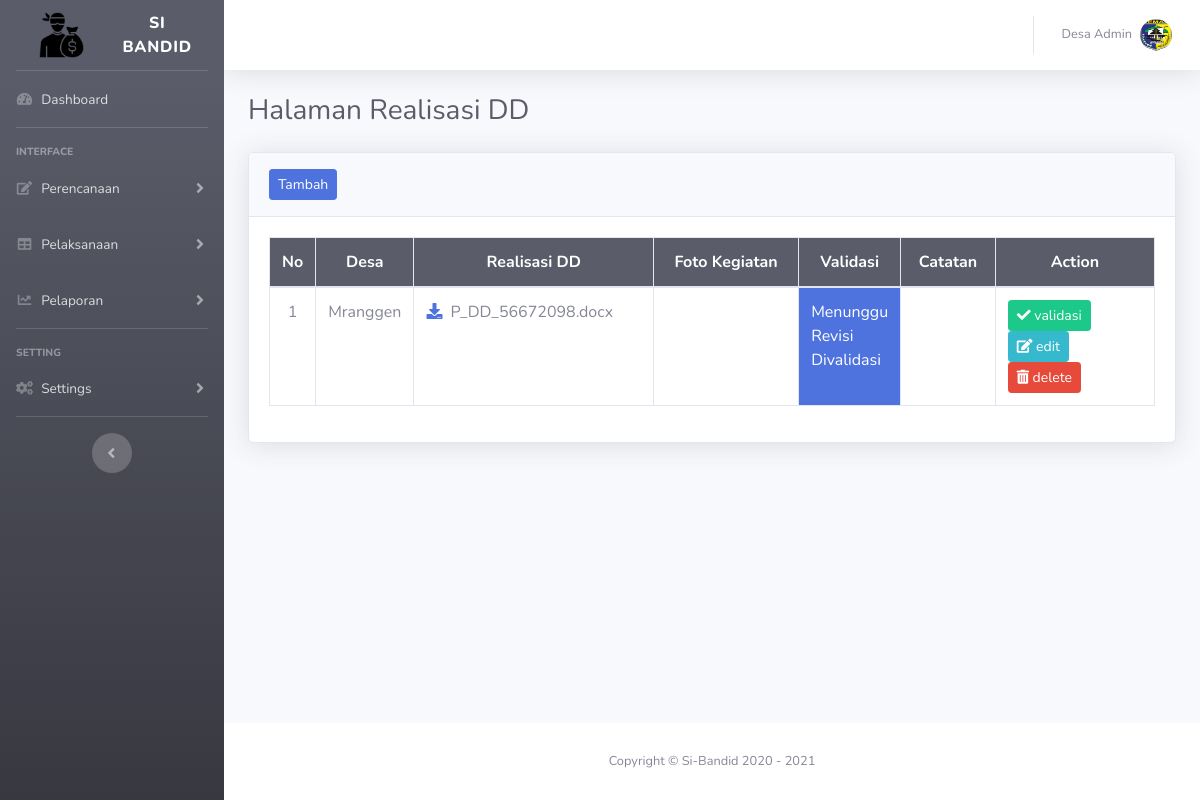
The app's page /index.php?page=p_dd (signed in) with its own data.
### tables this page shows
CREATE TABLE `tb_realisasi_dd` (
  `id_realisasi_dd` int(11) NOT NULL,
  `realisasi_dd` varchar(100) NOT NULL,
  `foto_dd_1` varchar(100) NOT NULL,
  `foto_dd_2` varchar(100) NOT NULL,
  `foto_dd_3` varchar(100) NOT NULL,
  `foto_dd_4` varchar(100) NOT NULL,
  `id_user` int(11) NOT NULL,
  `tahun` year(4) NOT NULL,
  `validasi` varchar(50) NOT NULL,
  `catatan` text NOT NULL
);

CREATE TABLE `tb_user` (
  `id_user` int(11) NOT NULL,
  `username` varchar(50) NOT NULL,
  `password` varchar(255) NOT NULL,
  `nama_user` varchar(50) NOT NULL,
  `level` enum('admin','user') NOT NULL
);

### page/pelaksanaan/dd/p_dd.php (the view, shortened to what this page needs)
<h1 class="h3 mb-4 text-gray-800">Halaman Realisasi DD</h1>
<div class="card shadow mb-4">
  <div class="card-header py-3">
    <a href="#" class="btn btn-sm btn-primary" data-toggle="modal" data-target="#add_p_ddModal">Tambah</a>
  </div>
  <div class="card-body">
    <div class="table-responsive">
      <table class="table table-bordered" id="dataTable" width="100%" cellspacing="0">
        <thead class="bg-dark text-white">
          <tr>
            <th width="3%" class="text-center  align-middle">No</th>
            <th width="5%" class="text-center  align-middle">Desa</th>
            <th class="text-center  align-middle">Realisasi DD</th>
            <th class="text-center  align-middle">Foto Kegiatan</th>
            <th width="5%" class="text-center  align-middle">Validasi</th>
            <th class="text-center  align-middle">Catatan</th>
            <th width="18%" class="text-center  align-middle">Action</th>
          </tr>
        </thead>
        <tbody>
          <?php
          include "asset/inc/config.php";
          $tahun = $_SESSION['tahun'];
          if ($_SESSION['level']=="admin") {
             $query = "SELECT * FROM tb_realisasi_dd
                      INNER JOIN tb_user ON tb_realisasi_dd.id_user = tb_user.id_user AND tahun='$tahun' ORDER BY id_realisasi_dd DESC";
            $result = mysqli_query($koneksi, $query);
          }
            $no = 1;
            while($data = mysqli_fetch_assoc($result))
            {
            ?>
          <tr>
            <td class="text-center"><?php echo "$no"; ?></td>
            <td><?php echo $data['nama_user']; ?></td>
            <td>
              <a href="page/pelaksanaan/dd/file/p_dd/<?php echo $data['realisasi_dd']; ?>">
              <i class="fas fa-download" id="downloadp_dd">&nbsp;&nbsp;</i></a><?php echo $data['realisasi_dd']; ?>
            </td>
            <td>
               <br>
            </td>
            <?php
              $validasi = $data['validasi'];
              $jumlah_karakter    =strlen($validasi);
              if ($jumlah_karakter == 6) {
              $color = "class='bg-danger text-white';";
              }
              elseif ($jumlah_karakter == 8){
              $color = "class='bg-success text-white';";
              }
              elseif ($jumlah_karakter == 17){
              $color = "class='bg-info text-white';";
              }
              elseif ($jumlah_karakter ){
              $color = "class='bg-primary text-white';";
              }
              ?>
            <td <?= $color ?> ><?php echo $validasi; ?></td>
            <td><?php echo $data['catatan']; ?></td>
            <td>
              <?php
                if ($_SESSION['level']=="admin") {
                 echo ''?> <a href="#" class="btn btn-sm btn-success validasi" data-toggle="modal" data-target="#p_ddModal"
                      data-idrealisasi_dd="<?php echo $data["id_realisasi_dd"];?>"
                      data-valid="<?php echo $data["validasi"];?>"
                      data-catat="<?php echo $data["catatan"];?>"
                      ><i class="fas fa-check"></i> validasi</a>
                <?php  ;
                }else{
                 echo '';
                }
               ?>
              <a href="#" class="btn btn-sm btn-info edit" data-toggle="modal" data-target="#edit_p_ddModal"
              data-id_realisasi_dd="<?php echo $data['id_realisasi_dd'];?>"
              data-fotodd1="<?php echo $data['foto_dd_1'];?>"
              data-fotodd2="<?php echo $data['foto_dd_2'];?>"
              data-fotodd3="<?php echo $data['foto_dd_3'];?>"
              data-fotodd4="<?php echo $data['foto_dd_4'];?>"
              ><i class="fas fa-edit"></i> edit</a>
              <a href="page/pelaksanaan/dd/hapus.php?id_realisasi_dd=<?php echo $data['id_realisasi_dd'];?>" onclick="return confirm('Yakin Hapus?')" class="btn btn-sm btn-danger"><i class="fas fa-trash-alt"></i> delete</a>
            </td>
          </tr>
          <?php
          $no++;
          }
          ?>
        </tbody>
      </table>
    </div>
  </div>
</div>

### records on screen
tb_realisasi_dd: id_user.nama_user "Mranggen", realisasi_dd "P_DD_56672098.docx", validasi "Menunggu Revisi Divalidasi"

### other values on screen
$_SESSION['nama_user'] "Admin"
